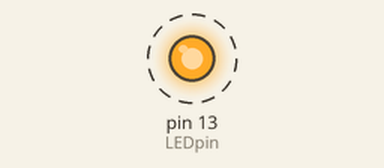
Recording of a sketch running on a simulated Arduino Uno, built with avr-gcc and run on an emulated ATmega328P. Parts: output pins drawn as LEDs (lit = HIGH). Dashed ring = blinking.

Above: at 0.2 s.
Timing chart, 0 to 3.0 s (numbered marks = the images above):
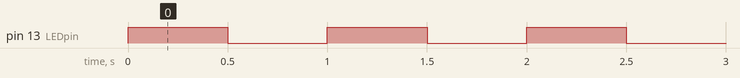

The sketch:

Program001make_led_blink.ino
```cpp
int LEDpin=13;
int wait= 500;
void setup() {
  pinMode(LEDpin,OUTPUT);
}

void loop() {
  digitalWrite(LEDpin, HIGH);
  delay(wait);
  digitalWrite(LEDpin, LOW);
  delay(wait);
}
```

Measured:
- by itself, pin 13 (LEDpin): alternates HIGH for 0.50 s and LOW for 0.50 s
